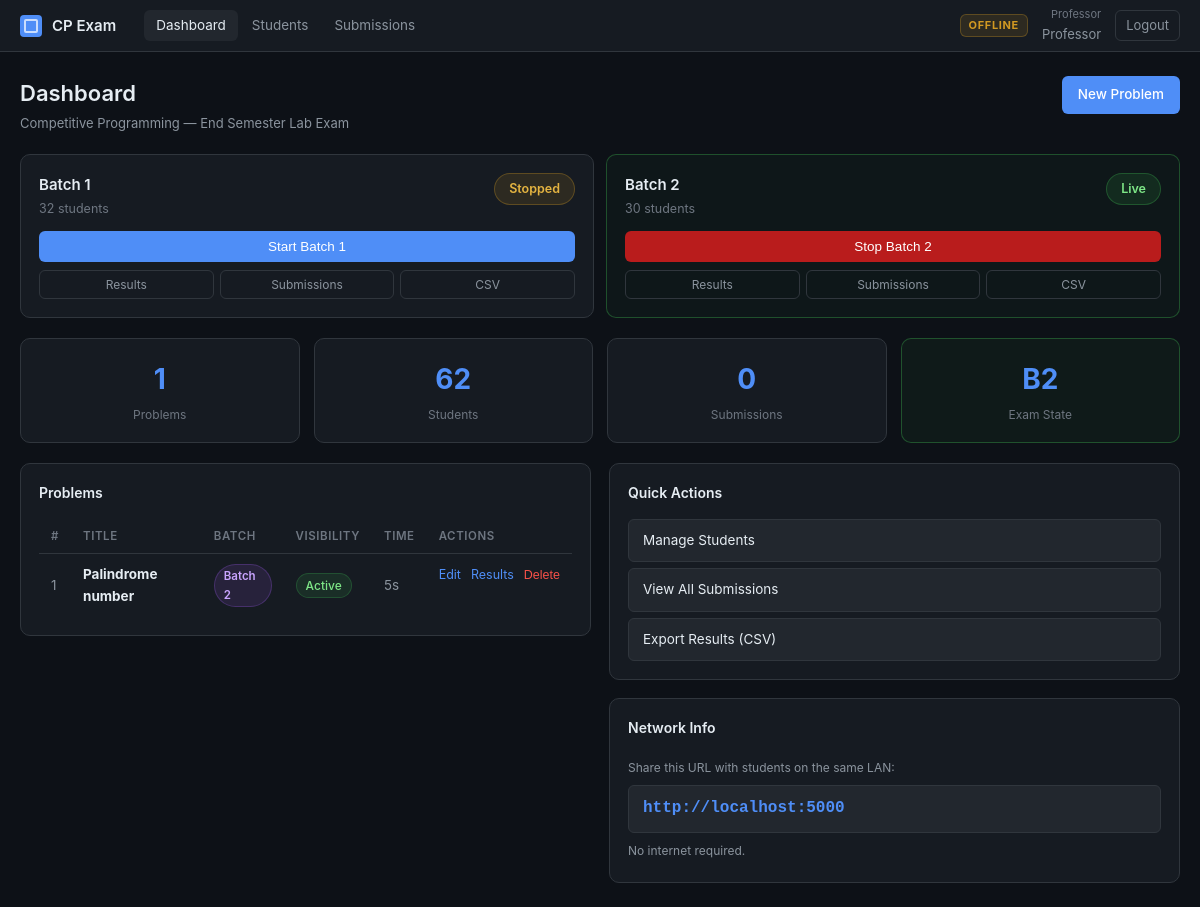
The page /admin (signed in) on the database its author committed.
### tables this page shows
CREATE TABLE exam_settings (
            id INTEGER PRIMARY KEY DEFAULT 1,
            exam_active INTEGER DEFAULT 0,
            exam_name TEXT DEFAULT 'Competitive Programming — End Semester Lab Exam'
        , batch1_active INTEGER DEFAULT 0, batch2_active INTEGER DEFAULT 0);

CREATE TABLE problems (
            id INTEGER PRIMARY KEY AUTOINCREMENT,
            title TEXT NOT NULL,
            description TEXT NOT NULL,
            input_format TEXT DEFAULT '',
            output_format TEXT DEFAULT '',
            constraints TEXT DEFAULT '',
            sample_explanation TEXT DEFAULT '',
            time_limit INTEGER DEFAULT 5,
            memory_limit INTEGER DEFAULT 256,
            active INTEGER DEFAULT 1,
            created_at TEXT DEFAULT CURRENT_TIMESTAMP
        , batch TEXT DEFAULT 'both', python_template TEXT DEFAULT '', java_template TEXT DEFAULT '', solution_code TEXT DEFAULT '', solution_language TEXT DEFAULT 'python');

### app.py (the view)
@app.route("/admin")
def admin_dashboard():
    if session.get("role") != "admin":
        return redirect(url_for("login"))
    conn      = get_db()
    problems  = conn.execute("SELECT * FROM problems ORDER BY id").fetchall()
    students  = conn.execute("SELECT * FROM users WHERE role='student' ORDER BY roll_number").fetchall()
    settings  = conn.execute("SELECT * FROM exam_settings WHERE id=1").fetchone()
    sub_count = conn.execute("SELECT COUNT(*) FROM submissions").fetchone()[0]
    b1_count  = conn.execute("SELECT COUNT(*) FROM users WHERE role='student' AND batch='batch1'").fetchone()[0]
    b2_count  = conn.execute("SELECT COUNT(*) FROM users WHERE role='student' AND batch='batch2'").fetchone()[0]
    conn.close()
    return render_template("admin/dashboard.html", problems=problems, students=students,
                           settings=settings, sub_count=sub_count,
                           b1_count=b1_count, b2_count=b2_count)

### app.py (called while the page is built)
def get_db():
    conn = sqlite3.connect(DB)
    conn.row_factory = sqlite3.Row
    conn.execute("PRAGMA journal_mode=WAL")
    conn.execute("PRAGMA busy_timeout=5000")
    return conn

### templates/admin/dashboard.html (shortened to what this page needs)
{% extends "base.html" %}
{% block content %}
<div class="page-header">
  <div>
    <h1 class="page-title">Dashboard</h1>
    <p class="page-sub">{{ settings['exam_name'] }}</p>
  </div>
  <a href="/admin/problem/new" class="btn-primary">New Problem</a>
</div>
<div class="two-col-sm" style="margin-bottom:20px;">
  <div class="batch-control-card {% if settings['batch1_active'] %}batch-live{% endif %}">
    <div class="batch-control-header">
      <div>
        <div class="batch-control-title">Batch 1</div>
        <div class="batch-control-meta">{{ b1_count }} students</div>
      </div>
      <span class="exam-badge {% if settings['batch1_active'] %}badge-live{% else %}badge-waiting{% endif %}">
        {% if settings['batch1_active'] %}Live{% else %}Stopped{% endif %}
      </span>
    </div>
    <form method="POST" action="/admin/toggle_exam/batch1" style="margin-top:12px;">
      <button type="submit" class="btn-primary full {% if settings['batch1_active'] %}btn-danger-style{% endif %}">
        {% if settings['batch1_active'] %}Stop Batch 1{% else %}Start Batch 1{% endif %}
      </button>
    </form>
    <div style="display:flex;gap:6px;margin-top:8px;">
      <a href="/admin/batch/batch1/results" class="btn-ghost sm" style="flex:1;justify-content:center;">Results</a>
      <a href="/admin/submissions?batch=batch1" class="btn-ghost sm" style="flex:1;justify-content:center;">Submissions</a>
      <a href="/admin/export_csv?batch=batch1" class="btn-ghost sm" style="flex:1;justify-content:center;">CSV</a>
    </div>
  </div>
  <div class="batch-control-card {% if settings['batch2_active'] %}batch-live{% endif %}">
    <div class="batch-control-header">
      <div>
        <div class="batch-control-title">Batch 2</div>
        <div class="batch-control-meta">{{ b2_count }} students</div>
      </div>
      <span class="exam-badge {% if settings['batch2_active'] %}badge-live{% else %}badge-waiting{% endif %}">
        {% if settings['batch2_active'] %}Live{% else %}Stopped{% endif %}
      </span>
    </div>
    <form method="POST" action="/admin/toggle_exam/batch2" style="margin-top:12px;">
      <button type="submit" class="btn-primary full {% if settings['batch2_active'] %}btn-danger-style{% endif %}">
        {% if settings['batch2_active'] %}Stop Batch 2{% else %}Start Batch 2{% endif %}
      </button>
    </form>
    <div style="display:flex;gap:6px;margin-top:8px;">
      <a href="/admin/batch/batch2/results" class="btn-ghost sm" style="flex:1;justify-content:center;">Results</a>
      <a href="/admin/submissions?batch=batch2" class="btn-ghost sm" style="flex:1;justify-content:center;">Submissions</a>
      <a href="/admin/export_csv?batch=batch2" class="btn-ghost sm" style="flex:1;justify-content:center;">CSV</a>
    </div>
  </div>
</div>
<div class="stat-row" style="margin-bottom:20px;">
  <div class="stat-card">
    <div class="stat-num">{{ problems|length }}</div>
    <div class="stat-lbl">Problems</div>
  </div>
  <div class="stat-card">
    <div class="stat-num">{{ b1_count + b2_count }}</div>
    <div class="stat-lbl">Students</div>
  </div>
  <div class="stat-card">
    <div class="stat-num">{{ sub_count }}</div>
    <div class="stat-lbl">Submissions</div>
  </div>
  <div class="stat-card {% if settings['batch1_active'] or settings['batch2_active'] %}stat-live{% endif %}">
    <div class="stat-num">
      {% if settings['batch1_active'] and settings['batch2_active'] %}Both
      {% elif settings['batch1_active'] %}B1
      {% elif settings['batch2_active'] %}B2
      {% else %}Idle{% endif %}
    </div>
    <div class="stat-lbl">Exam State</div>
  </div>
</div>
<div class="two-col">
  <div class="card">
    <div class="card-header">
      <h3 class="card-title">Problems</h3>
    </div>
    {% if problems %}
    <table class="data-table">
      <thead>
        <tr><th>#</th><th>Title</th><th>Batch</th><th>Visibility</th><th>Time</th><th>Actions</th></tr>
      </thead>
      <tbody>
        {% for p in problems %}
        <tr>
          <td class="dim">{{ loop.index }}</td>
          <td><strong>{{ p['title'] }}</strong></td>
          <td>
            {% if p['batch'] == 'batch1' %}<span class="batch-tag b1">Batch 1</span>
            {% elif p['batch'] == 'batch2' %}<span class="batch-tag b2">Batch 2</span>
            {% else %}<span class="batch-tag both">Both</span>{% endif %}
          </td>
          <td><span class="pill {% if p['active'] %}pill-green{% else %}pill-gray{% endif %}">
            {{ 'Active' if p['active'] else 'Hidden' }}
          </span></td>
          <td class="dim">{{ p['time_limit'] }}s</td>
          <td class="action-cell">
            <a href="/admin/problem/{{ p['id'] }}/edit" class="tbl-link">Edit</a>
            <a href="/admin/submissions?problem_id={{ p['id'] }}" class="tbl-link">Results</a>
            <form method="POST" action="/admin/problem/{{ p['id'] }}/delete" style="display:inline"
                  onsubmit="return confirm('Delete &quot;{{ p['title'] }}&quot; and all its data?')">
              <button type="submit" class="tbl-link tbl-link-danger">Delete</button>
            </form>
          </td>
        </tr>
        {% endfor %}
      </tbody>
    </table>
    {% else %}
    <div class="empty-box sm">
      <a href="/admin/problem/new" class="btn-primary">Create First Problem</a>
    </div>
    {% endif %}
  </div>
  <div>
    <div class="card">
      <div class="card-header"><h3 class="card-title">Quick Actions</h3></div>
      <div class="action-list">
        <a href="/admin/students" class="action-item">Manage Students</a>
        <a href="/admin/submissions" class="action-item">View All Submissions</a>
        <a href="/admin/export_csv" class="action-item">Export Results (CSV)</a>
      </div>
    </div>
    <div class="card mt-3">
      <div class="card-header"><h3 class="card-title">Network Info</h3></div>
      <div class="network-info">
        <p class="dim sm">Share this URL with students on the same LAN:</p>
        <div class="network-url" id="network-url">Loading...</div>
        <p class="dim sm mt-1">No internet required.</p>
      </div>
    </div>
  </div>
</div>
{% endblock %}

### rows shown on the page
exam_settings: exam_name "Competitive Programming — End Semester Lab Exam"
problems: title "Palindrome number", batch "Batch 2", active "Active", time_limit "5"

### other values the page prints
{{ 'Professor' if session.get('role') == 'admin' else 'Student' }} "Professor"
{{ session['name'] }} "Professor"
{{ b1_count }} "32"
{{ b2_count }} "30"
{{ problems|length }} "1"
{{ b1_count + b2_count }} "62"
{{ sub_count }} "0"
